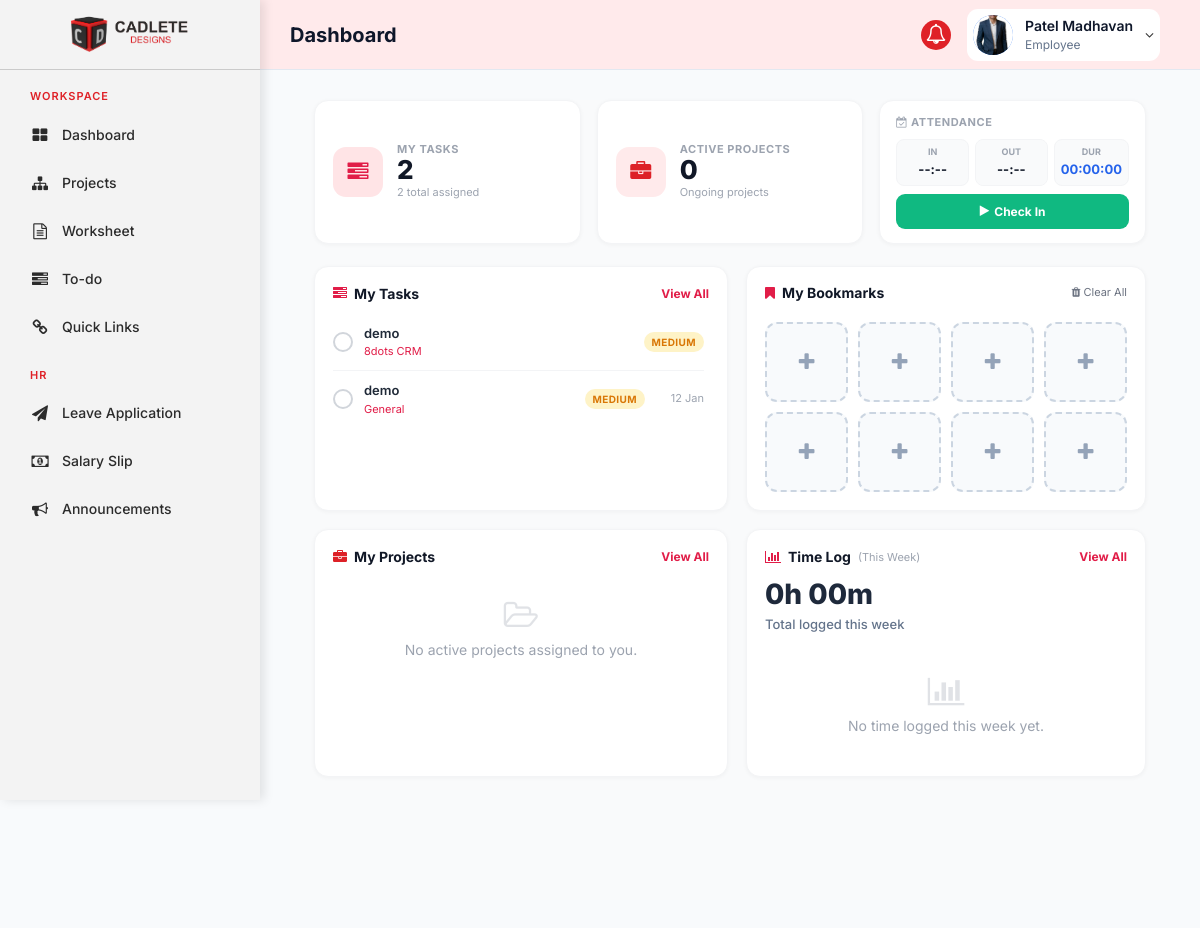
Screenshot of /emp_area/index.php (signed in) with the database file from the repository.
### tables this page shows
CREATE TABLE `emp_list` (
  `id` int(11) NOT NULL,
  `name` varchar(100) NOT NULL,
  `phone_number` int(11) NOT NULL,
  `address` varchar(100) NOT NULL,
  `email` varchar(255) NOT NULL,
  `company_email` varchar(255) DEFAULT NULL,
  `password` varchar(255) NOT NULL,
  `blood_group` varchar(11) NOT NULL,
  `gender` varchar(11) NOT NULL,
  `join_date` date NOT NULL,
  `salary` int(11) NOT NULL,
  `basic_salary` decimal(10,2) DEFAULT NULL,
  `hra` decimal(10,2) DEFAULT NULL,
  `allowance` decimal(10,2) DEFAULT NULL,
  `deductions` decimal(10,2) DEFAULT NULL,
  `documents` varchar(255) DEFAULT NULL,
  `age` int(11) DEFAULT NULL,
  `dob` date DEFAULT NULL,
  `work_experience` varchar(255) DEFAULT NULL,
  `marital_status` varchar(50) DEFAULT NULL,
  `num_dependents` int(11) DEFAULT 0,
  `emergency_name` varchar(100) DEFAULT NULL,
  `emergency_relationship` varchar(100) DEFAULT NULL,
  `emergency_address` text DEFAULT NULL,
  `emergency_phone` varchar(15) DEFAULT NULL,
  `education_json` text DEFAULT NULL,
  `employment_json` text DEFAULT NULL,
  `account_name` varchar(100) DEFAULT NULL,
  `bank_branch` varchar(255) DEFAULT NULL,
  `account_number` varchar(50) DEFAULT NULL,
  `account_type_ifsc` varchar(100) DEFAULT NULL,
  `employee_image` varchar(255) DEFAULT NULL,
  `offer_latter` varchar(255) DEFAULT NULL,
  `NDA` varchar(255) DEFAULT NULL,
  `Aadhar_card` varchar(255) DEFAULT NULL,
  `Pan_card` varchar(255) DEFAULT NULL,
  `Passportsize_photo` varchar(255) DEFAULT NULL,
  `old_company_slary_slip` varchar(255) DEFAULT NULL,
  `otp` varchar(10) DEFAULT NULL,
  `otp_expire` datetime DEFAULT NULL,
  `last_birthday_wish_year` int(11) DEFAULT NULL,
  `department` varchar(100) DEFAULT 'Not Assigned',
  `designation` varchar(100) DEFAULT 'Not Assigned',
  `status` enum('Active','Inactive') DEFAULT 'Active',
  `deleted_at` datetime DEFAULT NULL,
  `allowed_leaves` int(11) DEFAULT NULL,
  `extra_leaves` int(11) DEFAULT 0
);

CREATE TABLE `project_team_todos` (
  `id` int(11) NOT NULL,
  `project_id` int(11) NOT NULL,
  `emp_id` int(11) NOT NULL,
  `task_name` varchar(255) NOT NULL,
  `description` text DEFAULT NULL,
  `due_date` date DEFAULT NULL,
  `priority` varchar(50) DEFAULT 'Medium',
  `status` tinyint(1) DEFAULT 0,
  `completed_at` datetime DEFAULT NULL,
  `created_at` timestamp NOT NULL DEFAULT current_timestamp(),
  `deleted_at` datetime DEFAULT NULL
);

CREATE TABLE `client_projects` (
  `id` int(11) NOT NULL,
  `client_id` int(11) NOT NULL,
  `project_name` varchar(255) NOT NULL,
  `project_date` date DEFAULT NULL,
  `budget` decimal(15,2) DEFAULT NULL,
  `currency` varchar(20) DEFAULT 'INR',
  `status` varchar(50) DEFAULT 'Active',
  `source` varchar(255) DEFAULT NULL,
  `created_at` timestamp NOT NULL DEFAULT current_timestamp(),
  `deadline` date DEFAULT NULL,
  `project_desc` text DEFAULT NULL,
  `project_image` varchar(255) DEFAULT NULL,
  `assigned_employees` text DEFAULT NULL,
  `assigned_users` text DEFAULT NULL,
  `assigned_admins` text DEFAULT NULL,
  `deleted_at` datetime DEFAULT NULL
);

### emp_area/pages/dashboard/emp_dashboard.php (the view, shortened to what this page needs)
<?php
$emp_id   = (int)$_SESSION['emp_id'];
$today    = date('Y-m-d');
$res          = mysqli_query($con, "SELECT * FROM attendance WHERE emp_id='$emp_id' AND attendance_date='$today'");
$today_record = mysqli_fetch_assoc($res);
$tasks_res = mysqli_query(
    $con,
    "SELECT t.*, cp.project_name
     FROM project_team_todos t
     LEFT JOIN client_projects cp ON cp.id = t.project_id
     WHERE t.emp_id = '$emp_id' AND t.status = 0
     ORDER BY CASE WHEN t.priority = 'High' THEN 1 WHEN t.priority = 'Medium' THEN 2 ELSE 3 END ASC, t.created_at DESC LIMIT 5"
);
$tasks = [];
$pending_task_count = 0;
if ($tasks_res) {
    while ($row = mysqli_fetch_assoc($tasks_res)) {
        $tasks[] = $row;
        if ((int)$row['status'] === 0) $pending_task_count++;
    }
}
$total_tasks = count($tasks);
$projects = [];
$active_proj_count = count($projects);
$week_data = [];
$week_total_secs = 0;
$week_days     = ['Mon', 'Tue', 'Wed', 'Thu', 'Fri', 'Sat', 'Sun'];
$week_secs_arr = [];
$displayed_week_mins = 0;
for ($i = 0; $i < 7; $i++) {
    $d = date('Y-m-d', strtotime("monday this week +{$i} days"));
    $s = $week_data[$d] ?? 0;
    $week_secs_arr[] = ['label' => $week_days[$i], 'secs' => $s, 'date' => $d];
    $mins = floor($s / 60);
    $displayed_week_mins += $mins;
}
$displayed_week_secs = $displayed_week_mins * 60;
$max_week = max(array_column($week_secs_arr, 'secs')) ?: 1;
$today_secs = (int)($today_record['total_duration_secs'] ?? 0);
function fmtHM($secs)
{
    $h = floor($secs / 3600);
    $m = floor(($secs % 3600) / 60);
    return "{$h}h " . str_pad($m, 2, '0', STR_PAD_LEFT) . "m";
}
?>
<div class="dash-wrap">
    <div class="dash-cards">
        <div class="dc">
            <div class="dc-icon red"><i class="fa fa-tasks"></i></div>
            <div class="dc-body">
                <h5>My Tasks</h5>
                <h2><?php echo $pending_task_count; ?></h2>
                <p><?php echo $total_tasks; ?> total assigned</p>
            </div>
        </div>
        <div class="dc">
            <div class="dc-icon blue"><i class="fa fa-briefcase"></i></div>
            <div class="dc-body">
                <h5>Active Projects</h5>
                <h2><?php echo $active_proj_count; ?></h2>
                <p>Ongoing projects</p>
            </div>
        </div>
        <div class="dc att-dc">
            <div class="att-lbl"><i class="fa fa-calendar-check-o"></i> Attendance</div>
            <div class="att-times">
                <div class="att-ti">
                    <span>In</span>
                    <strong id="displayCheckIn"><?php echo ($today_record && $today_record['check_in_time']) ? date('h:i A', strtotime($today_record['check_in_time'])) : '--:--'; ?></strong>
                </div>
                <div class="att-ti">
                    <span>Out</span>
                    <strong id="displayCheckOut"><?php echo ($today_record && $today_record['check_out_time']) ? date('h:i A', strtotime($today_record['check_out_time'])) : '--:--'; ?></strong>
                </div>
                <div class="att-ti dur">
                    <span>Dur</span>
                    <strong id="displayDuration"><?php echo $today_secs > 0 ? fmtHMS($today_secs) : '00:00:00'; ?></strong>
                </div>
            </div>
            <div class="att-btns">
                <?php if (!$today_record || empty($today_record['check_in_time'])): ?>
                    <button id="btnCheckIn" class="att-btn ab-checkin"><i class="fa fa-play"></i> Check In</button>
                <?php else: ?>
                    <button class="att-btn ab-done" disabled><i class="fa fa-check"></i> Completed</button>
                <?php endif; ?>
            </div>
        </div>
    </div>
    <div class="dash-grid">
        <div class="cbox" style="margin-bottom: 0;">
            <div class="sec-hd" id="taskSec">
                <h3><i class="fa fa-tasks" style="color:#e11d48;"></i> My Tasks</h3>
                <a href="#">View All</a>
            </div>
            <div style="max-height: 220px; overflow-y: auto; padding-right: 5px;" class="custom-scrollbar">
                <?php foreach ($tasks as $task):
                    $done     = (int)$task['status'] === 1;
                    $priority = strtolower($task['priority'] ?? 'low');
                    $due      = !empty($task['due_date']) ? date('d M', strtotime($task['due_date'])) : '';
                    $pname    = $task['project_name'] ?: 'General';
                    $task_id  = $task['id'];
                ?>
                    <div class="t-row" id="taskRow_<?php echo $task_id; ?>" style="cursor: pointer;" onclick="completeTask(<?php echo $task_id; ?>)">
                        <div class="t-chk <?php echo $done ? 'done' : ''; ?>"></div>
                        <div class="t-info">
                            <div class="t-name <?php echo $done ? 'done-txt' : ''; ?>"><?php echo htmlspecialchars($task['task_name']); ?></div>
                            <div class="t-proj"><?php echo htmlspecialchars($pname); ?></div>
                        </div>
                        <span class="t-badge tb-<?php echo $priority; ?>"><?php echo ucfirst($priority); ?></span>
                        <?php if ($due): ?><div class="t-date"><?php echo $due; ?></div><?php endif; ?>
                    </div>
                <?php endforeach; ?>
            </div>
        </div>
        <div class="cbox" style="margin-bottom: 0;">
            <div class="sec-hd">
                <h3><i class="fa fa-bookmark" style="color:#e11d48;"></i> My Bookmarks</h3>
                <a href="#" onclick="clearBookmarks(); return false;" style="font-weight:normal; font-size:11px; color:#6b7280;"><i class="fa fa-trash"></i> Clear All</a>
            </div>
            <div id="bookmarksGrid" style="display:grid; grid-template-columns: repeat(4, 1fr); gap: 10px; margin-top: 10px;">
            </div>
        </div>
        <div class="cbox" style="margin-bottom: 0;">
            <div class="sec-hd" id="projSec">
                <h3><i class="fa fa-briefcase" style="color:#dd2127;"></i> My Projects</h3>
                <a href="#">View All</a>
            </div>
            <?php if (empty($projects)): ?>
                <div class="empty-s"><i class="fa fa-folder-open-o"></i>No active projects assigned to you.</div>
            <?php endif; ?>
        </div>
        <div class="cbox" style="margin-bottom: 0;">
            <div class="sec-hd">
                <h3><i class="fa fa-bar-chart" style="color:#e11d48;"></i> Time Log <span style="font-size:11px;color:#9ca3af;font-weight:400;">(This Week)</span></h3>
                <a href="index.php?worksheet">View All</a>
            </div>
            <p class="tl-total" id="weekTotalLabel"><?php echo fmtHM($displayed_week_secs); ?></p>
            <p class="tl-sub">Total logged this week</p>
            <?php if ($week_total_secs > 0): ?>
                <div class="chart-box-premium">
                    <div class="chart-wrap">
                        <?php foreach ($week_secs_arr as $day):
                            $pct     = $max_week > 0 ? ($day['secs'] / $max_week) * 95 : 0;
                            $barH    = max(4, $pct);
                            $isToday = ($day['date'] == $today);
                            $isEmpty = ($day['secs'] == 0);
                            $cls     = $isToday ? 'today-bar' : ($isEmpty ? 'empty-bar' : '');
                        ?>
                            <div class="bar-col <?php echo $isToday ? 'today-lbl' : ''; ?>">
                                <span class="bar-val" <?php echo $isToday ? 'id="todayBarVal"' : ''; ?>><?php echo fmtHM($day['secs']); ?></span>
                                <div class="bar-fill <?php echo $cls; ?>" <?php echo $isToday ? 'id="todayBarFill"' : ''; ?> style="height:<?php echo $barH; ?>px;"></div>
                                <span class="bar-lbl"><?php echo $day['label']; ?></span>
                            </div>
                        <?php endforeach; ?>
                    </div>
                </div>
            <?php else: ?>
                <div class="empty-s"><i class="fa fa-bar-chart"></i>No time logged this week yet.</div>
            <?php endif; ?>
        </div>
    </div>
</div>

### emp_area/index.php (shortened to what this page needs)
<?php
if (!isset($_SESSION['emp_id'])) {
    echo "<script>window.open('pages/auth/login.php','_self')</script>";
} else {
?>
    <!DOCTYPE html>
    <html lang="en">
    <head>
        <link href="../admin_area/css/bootstrap.min.css" rel="stylesheet">
        <link href="../admin_area/css/style.css" rel="stylesheet">
        <link href="../admin_area/css/dashboard.css" rel="stylesheet">
        <link href="../admin_area/css/sidebar.css" rel="stylesheet">
        <link href="../admin_area/font-awesome/css/font-awesome.min.css" rel="stylesheet">
    </head>
    <body>
        <div id="wrapper">
            <?php include("includes/emp_sidebar.php"); ?>
            <div id="page-wrapper">
                <div class="modern-topbar">
                    <div class="topbar-left">
                        <?php
                        $page_title = "Dashboard";
                        ?>
                        <h2 class="topbar-title"><?php echo $page_title; ?></h2>
                    </div>
                    <div class="topbar-right">
                        <div class="notification-bell dropdown">
                            <div data-toggle="dropdown" style="cursor: pointer; position: relative;">
                                <i class="fa fa-bell-o"></i>
                            </div>
                        </div>
                        <?php
                        $header_emp_img = '';
                        $get_header_img = "SELECT employee_image FROM emp_list WHERE id = '$emp_id'";
                        $run_header_img = mysqli_query($con, $get_header_img);
                        if ($run_header_img) {
                            $header_row = mysqli_fetch_array($run_header_img);
                            $header_emp_img = $header_row['employee_image'] ?? '';
                        }
                        ?>
                        <div class="topbar-profile dropdown">
                            <div data-toggle="dropdown" style="display:flex; align-items:center; gap:12px; padding:6px;background: white; border-radius:11px; cursor:pointer;">
                                <div class="profile-avatar">
                                    <img src="<?php echo !empty($header_emp_img) ? '../admin_area/uploads/' . $header_emp_img : 'https://ui-avatars.com/api/?name=' . urlencode($emp_name) . '&background=3b82f6&color=fff'; ?>" alt="Employee Avatar">
                                </div>
                                <div class="profile-info">
                                    <span class="profile-name"><?php echo htmlspecialchars($emp_name); ?></span>
                                    <span class="profile-role">Employee</span>
                                </div>
                                <i class="fa fa-angle-down"></i>
                            </div>
                        </div>
                    </div>
                </div>
                <div class="container-fluid">
                    <?php
                    if (isset($_GET['dashboard'])) {
                        include("pages/dashboard/emp_dashboard.php");
                    } elseif (isset($_GET['projects'])) {
                        include("pages/projects/projects.php");
                    } elseif (isset($_GET['worksheet'])) {
                        $_GET['partial'] = true;
                        include("pages/worksheets/worksheet.php");
                    } elseif (isset($_GET['todo'])) {
                        $_GET['partial'] = true;
                        include("pages/todo/todo.php");
                    } elseif (isset($_GET['quick_links'])) {
                        $_GET['partial'] = true;
                        include("pages/quick_links/quick_links.php");
                    } elseif (isset($_GET['emp_profile'])) {
                        include("pages/profile/emp_profile.php");
                    } elseif (isset($_GET['leave_application'])) {
                        $_GET['partial'] = true;
                        include("pages/leaves/leave_application.php");
                    } elseif (isset($_GET['emp_salary_slip'])) {
                        $_GET['partial'] = true;
                        include("pages/salary/emp_salary_slip.php");
                    } elseif (isset($_GET['view_announcement'])) {
                        include("pages/announcements/view_announcement.php");
                    } elseif (isset($_GET['announcements'])) {
                        include("pages/announcements/announcements.php");
                    } else {
                        include("pages/dashboard/emp_dashboard.php");
                    }
                    ?>
                </div>
            </div>
        </div>
    </body>
    </html>
<?php } ?>

### rows the page displays
emp_list: employee_image (picture)
project_team_todos: status 0 (drawn), task_name "demo", client_projects.project_name "8dots CRM", priority "MEDIUM"
project_team_todos: status 0 (drawn), task_name "demo", pname "General", priority "MEDIUM", due_date "12 Jan"

### other values shown
$page_title "Dashboard"
$emp_name "Patel Madhavan"
$pending_task_count "2"
$total_tasks "2"
$active_proj_count "0"
fmtHM($displayed_week_secs) "0h 00m"
